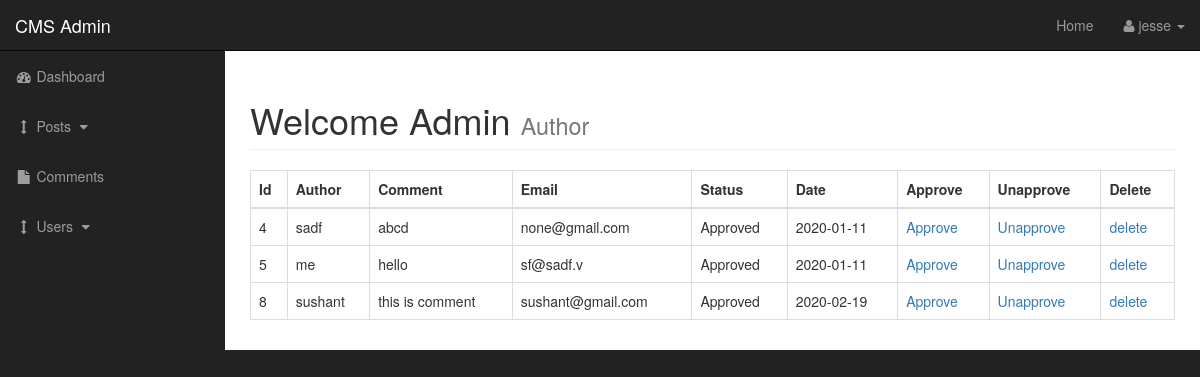
/admin/comments.php (signed in), run on the app's committed database.
### tables this page shows
CREATE TABLE `comments` (
  `comment_id` int(3) NOT NULL,
  `comment_author` varchar(50) NOT NULL,
  `comment_email` varchar(50) NOT NULL,
  `comment_content` text NOT NULL,
  `comment_status` varchar(20) NOT NULL,
  `comment_date` date NOT NULL
);

### admin/includes/all_comments.php (the view, shortened to what this page needs)
<table class="table table-bordered table-responsive table-hover">
    <thead>
        <tr>
            <th>Id</th>
            <th>Author</th>
            <th>Comment</th>
            <th>Email</th>
            <th>Status</th>
            <th>Date</th>
            <th>Approve</th>
            <th>Unapprove</th>
            <th>Delete</th>
        </tr>
    </thead>
    <tbody>
        <?php
                $query = "SELECT * FROM comments";
                $select_comments = mysqli_query($connection,$query);
                while($row = mysqli_fetch_assoc($select_comments))
                {
                    $comment_id = $row['comment_id'];
                    $comment_author = $row['comment_author'];
                    $comment_content = $row['comment_content'];
                    $comment_email = $row['comment_email'];
                    $comment_status = $row['comment_status'];
                    $comment_date = $row['comment_date'];
                    echo "<tr>";
                    echo "<td>$comment_id</td>";
                    echo "<td>$comment_author</td>";
                    echo "<td>$comment_content</td>";
                    echo "<td>$comment_email</td>";
                    echo "<td>$comment_status</td>";
                    echo "<td>$comment_date</td>";
                    echo "<td><a href='comments.php?approve=$comment_id'>Approve</a></td>";
                    echo "<td><a href='comments.php?unapprove=$comment_id'>Unapprove</a></td>";
                    echo "<td><a href='comments.php?delete={$comment_id}'>delete</a></td>";
                    echo "<tr>";
                }
        ?>
    </tbody>
</table>

### admin/css/sb-admin.css (style rules this page uses)
body { margin-top: 100px; background-color: #222; }
@media (min-width:768px) { body { margin-top: 50px; } }

### data on the page
comments: comment_id "4", comment_author "sadf", comment_content "abcd", comment_email "none@gmail.com", comment_status "Approved", comment_date "2020-01-11"
comments: comment_id "5", comment_author "me", comment_content "hello", comment_email "sf@sadf.v", comment_status "Approved", comment_date "2020-01-11"
comments: comment_id "8", comment_author "sushant", comment_content "this is comment", comment_email "sushant@gmail.com", comment_status "Approved", comment_date "2020-02-19"

### other printed values
$_SESSION['user_firstname'] "jesse"
